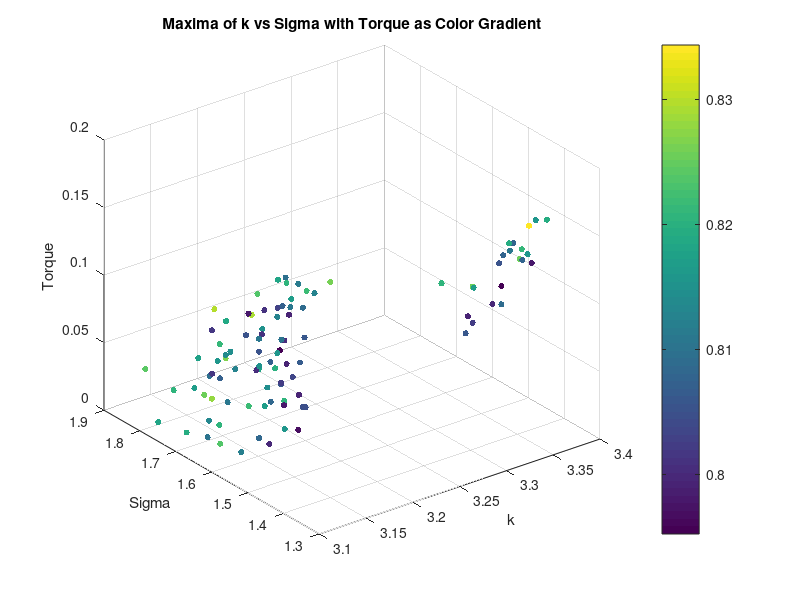
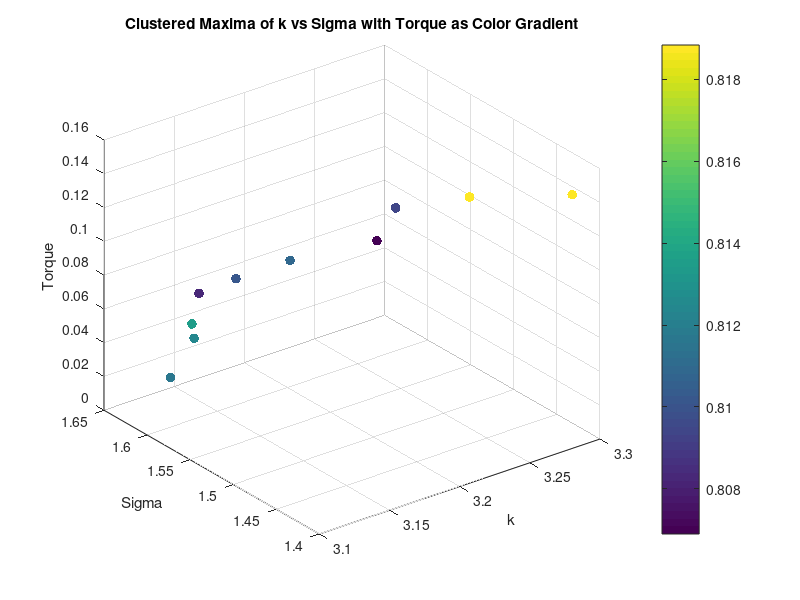
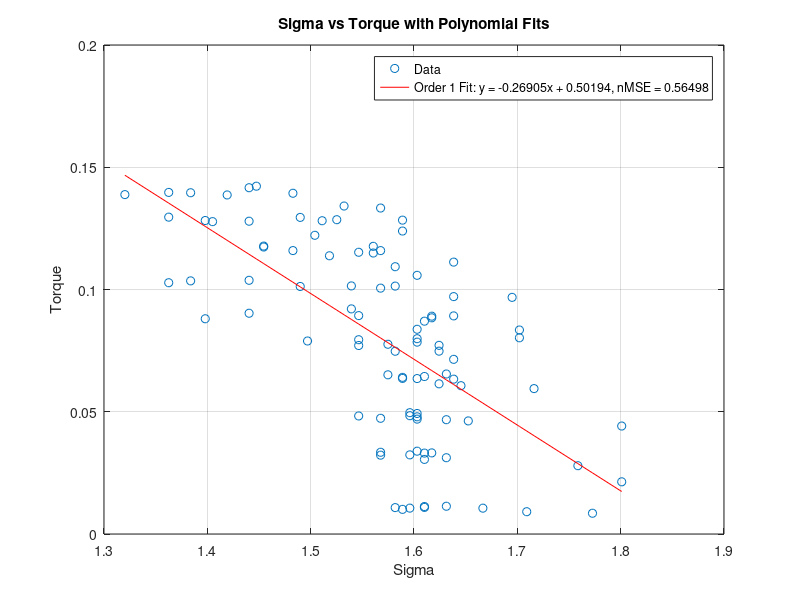
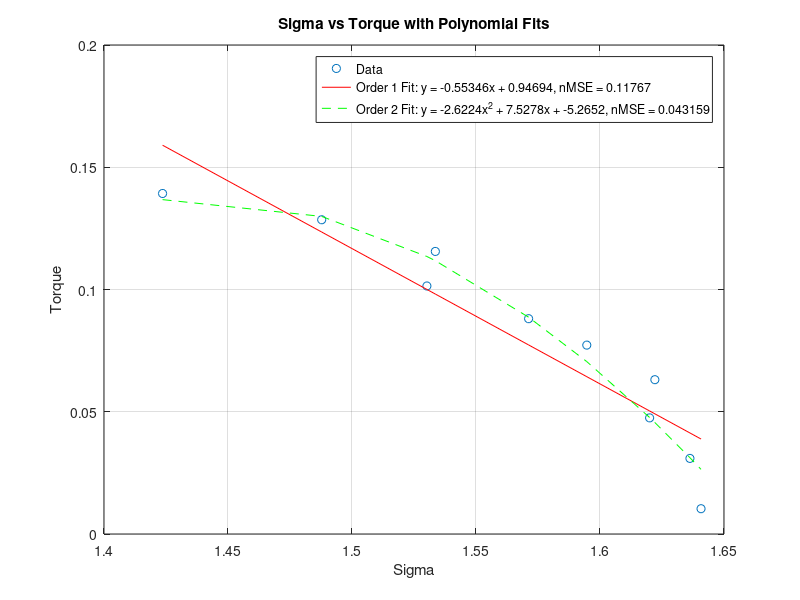

Recreate these plots in MATLAB, in order.
clear all;
close all;

load('maxima_data.mat');
scatter3(maxima_k, maxima_sigma, torque_values, 20, maxima_corr, 'filled');
xlabel('k');
ylabel('Sigma');
zlabel('Torque');
title('Maxima of k vs Sigma with Torque as Color Gradient');
colorbar;
grid on;

% K means clustering of torque into 10 clusters, taking mean of each cluster k, sigma and corr too
[cluster_idx, cluster_centers] = kmeans(torque_values', 10);
% Take the mean of each cluster
torque_means = zeros(10, 1);
sigma_means = zeros(10, 1);
k_means = zeros(10, 1);
corr_means = zeros(10, 1);
for i = 1:10
    torque_means(i) = mean(torque_values(cluster_idx == i));
    sigma_means(i) = mean(maxima_sigma(cluster_idx == i));
    k_means(i) = mean(maxima_k(cluster_idx == i));
    corr_means(i) = mean(maxima_corr(cluster_idx == i));
end

% Plot the clusters
figure;
scatter3(k_means, sigma_means, torque_means, 50, corr_means, 'filled');
xlabel('k');
ylabel('Sigma');
zlabel('Torque');
title('Clustered Maxima of k vs Sigma with Torque as Color Gradient');
colorbar;
grid on;

% Ensure data is sorted for polyfit
[sigma_sorted, sort_idx] = sort(maxima_sigma);
torque_sorted = torque_values(sort_idx);

% Display correlation between torque and sigma
disp('Correlation between Torque and Sigma:');
disp(corr(torque_sorted', sigma_sorted'));
% Display correlation between torque and sigma^2
disp('Correlation between Torque and Sigma^2:');
disp(corr(torque_sorted', sigma_sorted'.^2));

% Polyfit for sigma vs torque (order 1 and 2)
p1_sigma = polyfit(sigma_sorted, torque_sorted, 1);

% Calculate fitted values and normalized MSE for sigma vs torque
fitted_torque_p1_sigma = polyval(p1_sigma, sigma_sorted);
mse_p1_sigma = mean((torque_sorted - fitted_torque_p1_sigma).^2);
nmse_p1_sigma = mse_p1_sigma / var(torque_sorted);

% Display results for sigma vs torque
disp('Sigma vs Torque:');
disp(['Order 1 nMSE: ', num2str(nmse_p1_sigma)]);

%display correlation between torque and sigma

% Plot for sigma vs torque with polynomial fits (first instance)
figure;
plot(sigma_sorted, torque_sorted, 'o', 'DisplayName', 'Data');
hold on;
plot(sigma_sorted, fitted_torque_p1_sigma, '-r', 'DisplayName', ...
    ['Order 1 Fit: y = ', num2str(p1_sigma(1)), 'x + ', num2str(p1_sigma(2)), ...
    ', nMSE = ', num2str(nmse_p1_sigma)]);
xlabel('Sigma');
ylabel('Torque');
title('Sigma vs Torque with Polynomial Fits');
legend('show');
grid on;


% Ensure data is sorted for polyfit
[sigma_sorted, sort_idx] = sort(sigma_means);
torque_sorted = torque_means(sort_idx);

%Display correlation between torque and sigma
disp('Correlation between Torque and Sigma:');
disp(corr(torque_sorted, sigma_sorted));

%Display correlation between torque and sigma^2
disp('Correlation between Torque and Sigma^2:');
disp(corr(torque_sorted, sigma_sorted.^2));

% Polyfit for sigma vs torque (order 1 and 2)
p1_sigma = polyfit(sigma_sorted, torque_sorted, 1);
p2_sigma = polyfit(sigma_sorted, torque_sorted, 2);

% Calculate fitted values and normalized MSE for sigma vs torque
fitted_torque_p1_sigma = polyval(p1_sigma, sigma_sorted);
fitted_torque_p2_sigma = polyval(p2_sigma, sigma_sorted);
mse_p1_sigma = mean((torque_sorted - fitted_torque_p1_sigma).^2);
mse_p2_sigma = mean((torque_sorted - fitted_torque_p2_sigma).^2);
nmse_p1_sigma = mse_p1_sigma / var(torque_sorted);
nmse_p2_sigma = mse_p2_sigma / var(torque_sorted);

% Display results for sigma vs torque
disp('Sigma vs Torque:');
disp(['Order 1 nMSE: ', num2str(nmse_p1_sigma)]);
disp(['Order 2 nMSE: ', num2str(nmse_p2_sigma)]);


% Plot for sigma vs torque with polynomial fits (second instance)
figure;
plot(sigma_sorted, torque_sorted, 'o', 'DisplayName', 'Data');
hold on;
plot(sigma_sorted, fitted_torque_p1_sigma, '-r', 'DisplayName', ...
    ['Order 1 Fit: y = ', num2str(p1_sigma(1)), 'x + ', num2str(p1_sigma(2)), ...
    ', nMSE = ', num2str(nmse_p1_sigma)]);
plot(sigma_sorted, fitted_torque_p2_sigma, '--g', 'DisplayName', ...
    ['Order 2 Fit: y = ', num2str(p2_sigma(1)), 'x^2 + ', num2str(p2_sigma(2)), ...
    'x + ', num2str(p2_sigma(3)), ', nMSE = ', num2str(nmse_p2_sigma)]);
xlabel('Sigma');
ylabel('Torque');
title('Sigma vs Torque with Polynomial Fits');
legend('show');
grid on;
